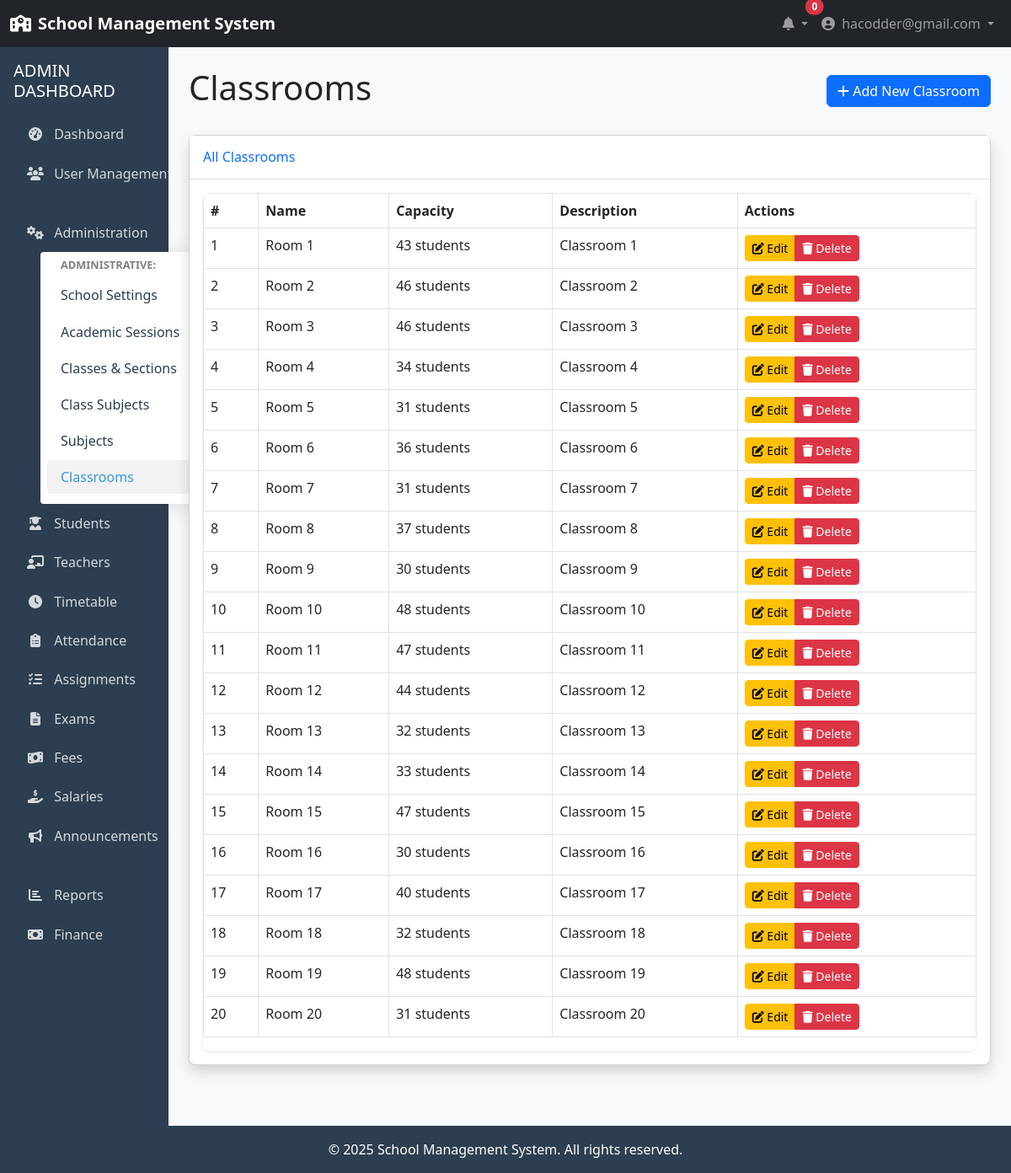
Page /administration/classrooms/ (signed in) on the committed database.
### accounts/models.py (models this page shows, shortened)
class User(AbstractUser):
    USER_TYPE_CHOICES = (
        ('ADMIN', 'Admin'),
        ('TEACHER', 'Teacher'),
        ('STUDENT', 'Student'),
    )
    username = None
    email = models.EmailField(_('email address'), unique=True)
    user_type = models.CharField(max_length=10, choices=USER_TYPE_CHOICES, default='STUDENT')
    profile_pic = models.ImageField(upload_to='profile_pics/', null=True, blank=True)
    phone_number = models.CharField(max_length=15, null=True, blank=True)
    address = models.TextField(null=True, blank=True)
    date_of_birth = models.DateField(null=True, blank=True)
    USERNAME_FIELD = 'email'
    REQUIRED_FIELDS = []
    objects = UserManager()
    @property
    def is_admin(self):
        return self.user_type == 'ADMIN'

### administration/models.py (models this page shows, shortened)
class ClassRoom(models.Model):
    name = models.CharField(max_length=50, unique=True)
    capacity = models.PositiveIntegerField()
    description = models.TextField(null=True, blank=True)

### administration/views.py (the view)
# urls.py: path('classrooms/', views.classroom_list, name='classroom_list'),
@login_required
@admin_required
def classroom_list(request):
    classrooms = ClassRoom.objects.all()
    context = {
        'classrooms': classrooms
    }
    return render(request, 'administration/classroom_list.html', context)

### accounts/mixins.py (called while the page is built)
def admin_required(view_func):
    def check_admin(user):
        return user.is_authenticated and user.is_admin
    decorated_view = user_passes_test(check_admin, login_url=reverse_lazy('accounts:login'))(view_func)
    return decorated_view

### templates/administration/classroom_list.html (shortened to what this page needs)
{% extends 'base.html' %}
{% block content %}
<div class="container-fluid">
    <div class="row mb-4">
        <div class="col-md-12">
            <div class="d-flex justify-content-between align-items-center mb-4">
                <h1>Classrooms</h1>
                <a href="{% url 'administration:add_classroom' %}" class="btn btn-primary">
                    <i class="fas fa-plus"></i> Add New Classroom
                </a>
            </div>
            <div class="card shadow mb-4">
                <div class="card-header py-3">
                    <h6 class="m-0 font-weight-bold text-primary">All Classrooms</h6>
                </div>
                <div class="card-body">
                    {% if classrooms %}
                    <div class="table-responsive">
                        <table class="table table-bordered" id="dataTable" width="100%" cellspacing="0">
                            <thead>
                                <tr>
                                    <th>#</th>
                                    <th>Name</th>
                                    <th>Capacity</th>
                                    <th>Description</th>
                                    <th>Actions</th>
                                </tr>
                            </thead>
                            <tbody>
                                {% for classroom in classrooms %}
                                <tr>
                                    <td>{{ forloop.counter }}</td>
                                    <td>{{ classroom.name }}</td>
                                    <td>{{ classroom.capacity }} students</td>
                                    <td>{{ classroom.description|default:"No description" }}</td>
                                    <td>
                                        <div class="btn-group" role="group">
                                            <a href="{% url 'administration:edit_classroom' classroom.id %}" class="btn btn-sm btn-warning">
                                                <i class="fas fa-edit"></i> Edit
                                            </a>
                                            <a href="{% url 'administration:delete_classroom' classroom.id %}" class="btn btn-sm btn-danger">
                                                <i class="fas fa-trash"></i> Delete
                                            </a>
                                        </div>
                                    </td>
                                </tr>
                                {% endfor %}
                            </tbody>
                        </table>
                    </div>
                    {% else %}
                    <div class="alert alert-info">
                        No classrooms found. Click the "Add New Classroom" button to create one.
                    </div>
                    {% endif %}
                </div>
            </div>
        </div>
    </div>
</div>
{% endblock %}

### templates/base.html (shortened to what this page needs)
<!DOCTYPE html>
<html lang="en">
<head>
    <link href="https://cdn.jsdelivr.net/npm/bootstrap@5.3.0/dist/css/bootstrap.min.css" rel="stylesheet">
    <link rel="stylesheet" href="https://cdnjs.cloudflare.com/ajax/libs/font-awesome/6.4.0/css/all.min.css">
</head>
<body>
    <nav class="navbar navbar-expand-lg navbar-dark bg-dark">
        <div class="container-fluid">
            <a class="navbar-brand" href="{% url 'home' %}">
                <i class="fas fa-school me-2"></i>School Management System
            </a>
            <div class="collapse navbar-collapse" id="navbarSupportedContent">
                <ul class="navbar-nav ms-auto mb-2 mb-lg-0">
                    {% if user.is_authenticated %}
                    <li class="nav-item dropdown">
                        <a class="nav-link dropdown-toggle" href="#" id="notificationDropdown" role="button" data-bs-toggle="dropdown">
                            <i class="fas fa-bell"></i>
                            <span class="position-absolute top-0 start-100 translate-middle badge rounded-pill bg-danger">
                                0
                            </span>
                        </a>
                    </li>
                    <li class="nav-item dropdown">
                        <a class="nav-link dropdown-toggle" href="#" id="userDropdown" role="button" data-bs-toggle="dropdown">
                            <i class="fas fa-user-circle me-1"></i> {{ user.get_full_name|default:user.email }}
                        </a>
                    </li>
                    {% else %}
                    <li class="nav-item">
                        <a class="nav-link" href="{% url 'accounts:login' %}"><i class="fas fa-sign-in-alt me-1"></i> Login</a>
                    </li>
                    {% endif %}
                </ul>
            </div>
        </div>
    </nav>
    <div class="container-fluid">
        <div class="row">
            {% if user.is_authenticated %}
            <div class="col-md-3 col-lg-2 px-0 sidebar">
                <div class="p-3">
                    {% if user.is_admin %}
                    <h5 class="text-uppercase mb-3">Admin Dashboard</h5>
                    <ul class="nav flex-column" id="sidenavAccordion">
                        <li class="nav-item">
                            <a class="nav-link {% if request.path == '/accounts/admin/dashboard/' %}active{% endif %}" href="{% url 'accounts:admin_dashboard' %}">
                                <i class="fas fa-tachometer-alt"></i> Dashboard
                            </a>
                        </li>
                        <li class="nav-item">
                            <a class="nav-link {% if '/accounts/users/' in request.path %}active{% endif %}" href="{% url 'accounts:user_list' %}">
                                <i class="fas fa-users"></i> User Management
                            </a>
                        </li>
                        <li class="nav-item">
                            <a class="nav-link collapsed" href="#" data-bs-toggle="collapse" data-bs-target="#collapseAdmin"
                                aria-expanded="false" aria-controls="collapseAdmin">
                                <i class="fas fa-fw fa-cogs"></i>
                                <span>Administration</span>
                            </a>
                            <div id="collapseAdmin" class="collapse" aria-labelledby="headingAdmin" data-bs-parent="#sidenavAccordion">
                                <div class="bg-white py-2 collapse-inner rounded">
                                    <h6 class="collapse-header">Administrative:</h6>
                                    <a class="collapse-item {% if request.path == '/administration/school-settings/' %}active{% endif %}" href="{% url 'administration:school_settings' %}">School Settings</a>
                                    <a class="collapse-item {% if '/administration/academic-sessions/' in request.path %}active{% endif %}" href="{% url 'administration:academic_session_list' %}">Academic Sessions</a>
                                    <a class="collapse-item {% if '/administration/classes/' in request.path and '/subjects/' not in request.path %}active{% endif %}" href="{% url 'administration:class_list' %}">Classes & Sections</a>
                                    <a class="collapse-item " href="{% url 'administration:class_subject_list' %}">Class Subjects</a>
                                    <a class="collapse-item {% if '/administration/subjects/' in request.path %}active{% endif %}" href="{% url 'administration:subject_list' %}">Subjects</a>
                                    <a class="collapse-item {% if '/administration/classrooms/' in request.path %}active{% endif %}" href="{% url 'administration:classroom_list' %}">Classrooms</a>
                                </div>
                            </div>
                        </li>
                        <li class="nav-item">
                            <a class="nav-link" href="{% url 'academics:student_list' %}">
                                <i class="fas fa-user-graduate"></i> Students
                            </a>
                        </li>
                        <li class="nav-item">
                            <a class="nav-link" href="{% url 'academics:teacher_list' %}">
                                <i class="fas fa-chalkboard-teacher"></i> Teachers
                            </a>
                        </li>
                        <li class="nav-item">
                            <a class="nav-link" href="{% url 'academics:timetable_list' %}">
                                <i class="fas fa-clock"></i> Timetable
                            </a>
                        </li>
                        <li class="nav-item">
                            <a class="nav-link" href="{% url 'academics:attendance_list' %}">
                                <i class="fas fa-clipboard-list"></i> Attendance
                            </a>
                        </li>
                        <li class="nav-item">
                            <a class="nav-link" href="{% url 'academics:assignment_list' %}">
                                <i class="fas fa-tasks"></i> Assignments
                            </a>
                        </li>
                        <li class="nav-item">
                            <a class="nav-link" href="{% url 'academics:exam_list' %}">
                                <i class="fas fa-file-alt"></i> Exams
                            </a>
                        </li>
                        <li class="nav-item">
                            <a class="nav-link" href="{% url 'finance:fee_payment_list' %}">
                                <i class="fas fa-money-bill-wave"></i> Fees
                            </a>
                        </li>
                        <li class="nav-item">
                            <a class="nav-link" href="{% url 'finance:salary_payment_list' %}">
                                <i class="fas fa-hand-holding-usd"></i> Salaries
                            </a>
                        </li>
                        <li class="nav-item">
                            <a class="nav-link" href="#">
                                <i class="fas fa-bullhorn"></i> Announcements
                            </a>
                        </li>
                        <li class="nav-item">
                            <a class="nav-link" href="#">
                                <i class="fas fa-chart-bar"></i> Reports
                            </a>
                        </li>
                        <li class="nav-item
                            ">
                            <a class="nav-link {% if 'finance:fee_category_list' in request.path or 'finance:fee_structure_list' in request.path or 'finance:fee_payment_list' in request.path or 'finance:salary_structure_list' in request.path or 'finance:salary_payment_list' in request.path or 'finance:student_fee_management' in request.path %}{% else %}collapsed{% endif %}" href="#" data-toggle="collapse" data-target="#collapseFinance"
                                aria-expanded="{% if 'finance:fee_category_list' in request.path or 'finance:fee_structure_list' in request.path or 'finance:fee_payment_list' in request.path or 'finance:salary_structure_list' in request.path or 'finance:salary_payment_list' in request.path or 'finance:student_fee_management' in request.path %}true{% else %}false{% endif %}" aria-controls="collapseFinance">
                                <i class="fas fa-fw fa-money-bill"></i>
                                <span>Finance</span>
                            </a>
                        </li>
                    </ul>
                    {% endif %}
                </div>
            </div>
            <div class="col-md-9 col-lg-10 content py-4">
            {% else %}
            <div class="col-12 content py-4">
            {% endif %}
                {% block content %}{% endblock %}
            </div>
        </div>
    </div>
    <footer class="footer text-center">
        <div class="container">
            <p class="mb-0">&copy; {% now "Y" %} School Management System. All rights reserved.</p>
        </div>
    </footer>
</body>
</html>

### templates/base.html (style rules this page uses)
:root { --primary-color: #3498db; --secondary-color: #2c3e50; --success-color: #2ecc71; --danger-color: #e74c3c; --warning-color: #f39c12; --light-color: #ecf0f1; --dark-color: #2c3e50; }
body { min-height: 100vh; display: flex; flex-direction: column; background-color: #f8f9fa; }
.content { flex: 1; }
.navbar-brand { font-weight: bold; }
.sidebar { background-color: var(--secondary-color); color: white; min-height: calc(100vh - 56px); }
.sidebar .nav-link { color: rgba(255, 255, 255, 0.8); padding: 0.5rem 1rem; margin: 0.2rem 0; border-radius: 0.25rem; transition: all 0.2s; }
.sidebar .nav-link i { margin-right: 0.5rem; width: 20px; text-align: center; }
.card { border-radius: 0.5rem; box-shadow: 0 0.125rem 0.25rem rgba(0, 0, 0, 0.075); margin-bottom: 1.5rem; }
.card-header { background-color: #fff; border-bottom: 1px solid rgba(0, 0, 0, 0.125); padding: 1rem; font-weight: 500; }
.footer { background-color: var(--secondary-color); color: white; padding: 1rem 0; margin-top: auto; }
.table-responsive { border-radius: 0.5rem; overflow: hidden; box-shadow: 0 0.125rem 0.25rem rgba(0, 0, 0, 0.075); }
.sidebar .collapse-inner { padding: 0.5rem; margin-left: 2rem; border-radius: 0.25rem !important; background-color: white !important; box-shadow: 0 0.15rem 1.75rem 0 rgba(58, 59, 69, 0.15) !important; }
.sidebar .collapse-item { display: block; text-decoration: none; padding: 0.5rem 1rem; color: var(--secondary-color); border-radius: 0.25rem; white-space: nowrap; transition: all 0.2s; margin: 0.2rem 0; }
.sidebar .collapse-item:hover, .sidebar .collapse-item.active { background-color: rgba(0, 0, 0, 0.05); color: var(--primary-color); font-weight: 500; }
.sidebar .collapse-header { color: rgba(0, 0, 0, 0.5); font-size: 0.8rem; text-transform: uppercase; margin-bottom: 0.5rem; font-weight: 700; padding: 0 1rem; }

### rows in the picture
User: get_full_name "hacodder@gmail.com"
ClassRoom: name "Room 1", capacity "43", description "Classroom 1"
ClassRoom: name "Room 2", capacity "46", description "Classroom 2"
ClassRoom: name "Room 3", capacity "46", description "Classroom 3"
ClassRoom: name "Room 4", capacity "34", description "Classroom 4"
ClassRoom: name "Room 5", capacity "31", description "Classroom 5"
ClassRoom: name "Room 6", capacity "36", description "Classroom 6"
ClassRoom: name "Room 7", capacity "31", description "Classroom 7"
ClassRoom: name "Room 8", capacity "37", description "Classroom 8"
ClassRoom: name "Room 9", capacity "30", description "Classroom 9"
ClassRoom: name "Room 10", capacity "48", description "Classroom 10"
ClassRoom: name "Room 11", capacity "47", description "Classroom 11"
ClassRoom: name "Room 12", capacity "44", description "Classroom 12"
ClassRoom: name "Room 13", capacity "32", description "Classroom 13"
ClassRoom: name "Room 14", capacity "33", description "Classroom 14"
ClassRoom: name "Room 15", capacity "47", description "Classroom 15"
ClassRoom: name "Room 16", capacity "30", description "Classroom 16"
ClassRoom: name "Room 17", capacity "40", description "Classroom 17"
ClassRoom: name "Room 18", capacity "32", description "Classroom 18"
ClassRoom: name "Room 19", capacity "48", description "Classroom 19"
ClassRoom: name "Room 20", capacity "31", description "Classroom 20"
